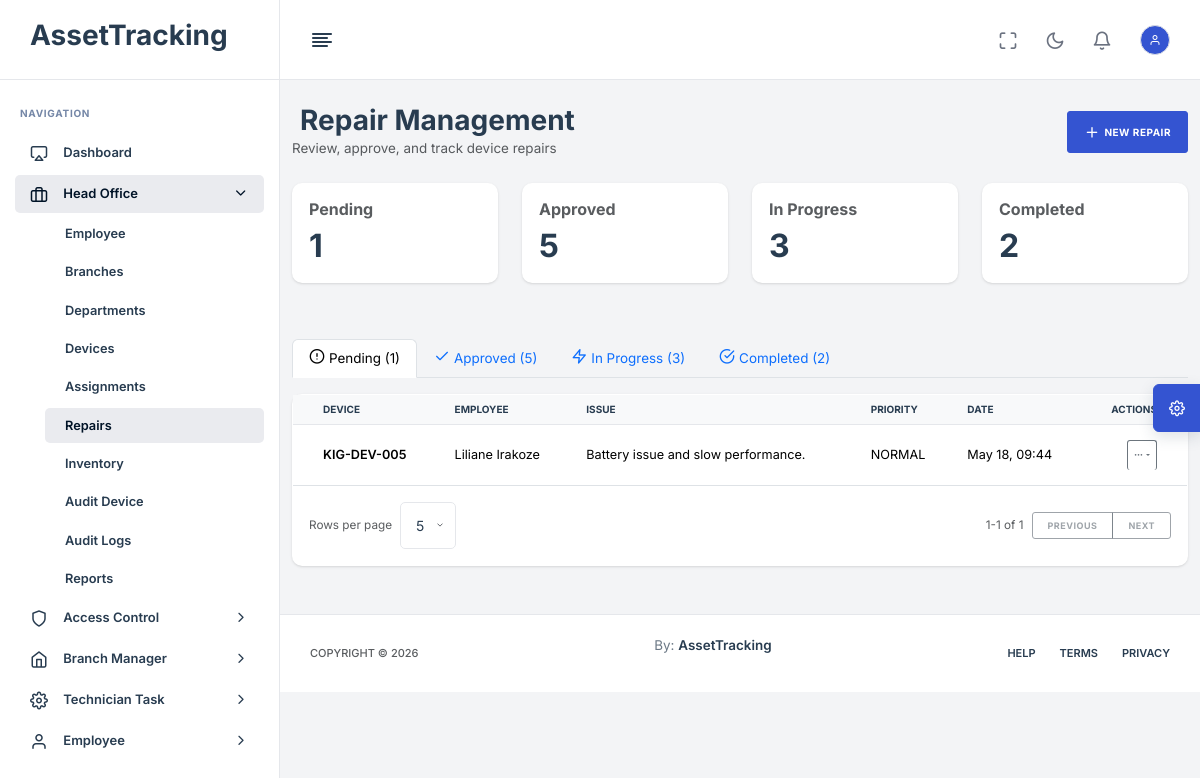
/head-office/repairs/ (signed in), run on the app's committed database.
### App/models.py (models this page shows, shortened)
class RepairRequest(models.Model):
    STATUS_CHOICES = [
        ('PENDING', 'Pending'),
        ('APPROVED', 'Approved'),
        ('REJECTED', 'Rejected'),
        ('IN_PROGRESS', 'In Progress'),
        ('COMPLETED', 'Completed'),
    ]
    device = models.ForeignKey(Device, on_delete=models.CASCADE)
    employee = models.ForeignKey(Employee, on_delete=models.CASCADE)
    issue_description = models.TextField()
    priority = models.CharField(max_length=20, default='NORMAL')
    status = models.CharField(max_length=20, choices=STATUS_CHOICES, default='PENDING')
    request_date = models.DateTimeField(auto_now_add=True)
    approved_by = models.ForeignKey(User, null=True, blank=True, on_delete=models.SET_NULL)

class SoftDeleteModel(models.Model):
    is_deleted = models.BooleanField(default=False)
    deleted_at = models.DateTimeField(null=True, blank=True)
    deleted_by = models.ForeignKey(
        settings.AUTH_USER_MODEL,
        null=True,
        blank=True,
        on_delete=models.SET_NULL,
        related_name="%(class)s_deleted_records",
    )
    deletion_reason = models.TextField(blank=True)
    class Meta:
        abstract = True

class Device(SoftDeleteModel):
    STATUS_CHOICES = [
        ('AVAILABLE', 'Available'),
        ('ASSIGNED', 'Assigned'),
        ('PENDING_RETURN', 'Pending Return'),
        ('IN_REPAIR', 'In Repair'),
        ('COMPLETED', 'Completed'),
        ('REPAIRED', 'Repaired'),
        ('MISSING', 'Missing'),
        ('RETIRED', 'Retired'),
        ('DECOMMISSIONED', 'Decommissioned'),
    ]
    LOCATION_CHOICES = [
        ('HEAD_OFFICE', 'Head Office'),
        ('BRANCH', 'Branch'),
        ('EMPLOYEE', 'Employee'),
        ('TECHNICIAN', 'Head Office / Technician'),
    ]
    device_type = models.CharField(max_length=50)
    brand = models.CharField(max_length=100)
    model = models.CharField(max_length=100)
    serial_number = models.CharField(max_length=100, unique=True)
    company_tag = models.CharField(max_length=100, unique=True)  # QR / Barcode
    purchase_date = models.DateField(null=True, blank=True)
    warranty_expiry = models.DateField(null=True, blank=True)
    status = models.CharField(max_length=20, choices=STATUS_CHOICES, default='AVAILABLE')
    assigned_employee = models.ForeignKey('Employee', null=True, blank=True, on_delete=models.SET_NULL)
    assigned_branch = models.ForeignKey('Branch', null=True, blank=True, on_delete=models.SET_NULL)
    location_type = models.CharField(max_length=20, choices=LOCATION_CHOICES, default='HEAD_OFFICE')
    current_location = models.CharField(max_length=255, default="Head Office")
    condition_notes = models.TextField(blank=True)
    registered_at = models.DateTimeField(auto_now_add=True)
    decommissioned_at = models.DateTimeField(null=True, blank=True)
    decommissioned_by = models.ForeignKey(
        settings.AUTH_USER_MODEL,
        null=True,
        blank=True,
        on_delete=models.SET_NULL,
        related_name="decommissioned_devices",
    )
    decommission_reason = models.CharField(max_length=255, blank=True)
    decommission_notes = models.TextField(blank=True)
    previous_status_before_decommission = models.CharField(max_length=20, blank=True)
    last_location_before_decommission = models.CharField(max_length=255, blank=True)

class Employee(SoftDeleteModel):
    STATUS_CHOICES = [
        ('ACTIVE', 'Active'),
        ('INACTIVE', 'Inactive'),
        ('EXITED', 'Exited'),
    ]
    user = models.OneToOneField(settings.AUTH_USER_MODEL, on_delete=models.CASCADE, null=True, blank=True)
    employee_id = models.CharField(max_length=100, unique=True, null=True, blank=True)
    full_name = models.CharField(max_length=255)
    position = models.CharField(max_length=255)
    branch = models.ForeignKey(Branch, on_delete=models.SET_NULL, null=True, related_name='employees')
    department = models.ForeignKey(Department, on_delete=models.SET_NULL, null=True, blank=True)
    status = models.CharField(max_length=10, choices=STATUS_CHOICES, default='ACTIVE')
    hire_date = models.DateField(null=True, blank=True)
    exit_date = models.DateField(null=True, blank=True)

### App/views.py (the view)
# urls.py: path("head-office/repairs/", head_office_repairs, name="head_office_repairs"),
@login_required
@permission_required("view_repairs")
def head_office_repairs(request):
    repairs = RepairRequest.objects.select_related(
        'device', 'employee', 'approved_by'
    ).all().order_by('-request_date')
    repairs = _attach_repair_activity(repairs)
    repairs_by_status = {
        'PENDING': [repair for repair in repairs if repair.status == 'PENDING'],
        'APPROVED': [repair for repair in repairs if repair.status == 'APPROVED'],
        'REJECTED': [repair for repair in repairs if repair.status == 'REJECTED'],
        'IN_PROGRESS': [repair for repair in repairs if repair.status == 'IN_PROGRESS'],
        'COMPLETED': [repair for repair in repairs if repair.status == 'COMPLETED'],
    }
    context = {
        'repairs': repairs,
        'repairs_by_status': repairs_by_status,
        'statuses': RepairRequest._meta.get_field('status').choices,
        'devices': Device.objects.select_related('assigned_employee').filter(is_deleted=False).exclude(assigned_employee__isnull=True).exclude(status="DECOMMISSIONED"),
        'employees': Employee.objects.filter(status='ACTIVE'),
        'technicians': User.objects.select_related('employee').filter(role='TECHNICIAN', is_active=True).order_by('employee__full_name', 'username'),
    }
    return render(request, "HeadOffice/RequestRepairs.html", context)

### App/access_control.py (called while the page is built, shortened)
def all_permission_codenames():
    return [codename for permissions in PERMISSION_DEFINITIONS.values() for codename, _ in permissions]

def user_has_permission(user, codename):
    if not user or not user.is_authenticated:
        return False
    if user.is_superuser or user.role == "HEAD_OFFICE":
        return True
    if getattr(user, "dynamic_role_id", None):
        return user.dynamic_role.permissions.filter(codename=codename).exists()
    role_permissions = DEFAULT_ROLE_PERMISSIONS.get(user.role, [])
    return role_permissions == "__all__" or codename in role_permissions

def get_user_permission_codenames(user):
    if not user or not user.is_authenticated:
        return []
    if user.is_superuser or user.role == "HEAD_OFFICE":
        return all_permission_codenames()

def build_accessible_menu(user):
    menu = []
    for group in MENU_DEFINITIONS:
        items = [
            {"label": label, "url_name": url_name, "permission": permission}
            for label, url_name, permission in group["items"]
            if user_has_permission(user, permission)
        ]
        if items:
            menu.append({"label": group["label"], "icon": group["icon"], "items": items})
    return menu

### App/context_processors.py (called while the page is built)
def access_control(request):
    user = getattr(request, "user", None)
    if not user or not user.is_authenticated:
        return {}
    return {
        "accessible_menu": build_accessible_menu(user),
        "user_permissions": get_user_permission_codenames(user),
    }

### App/models.py (called while the page is built)
    @property
    def effective_role_name(self):
        return self.dynamic_role.name if self.dynamic_role else self.get_role_display()

### templates/HeadOffice/RequestRepairs.html (shortened to what this page needs)
{% extends 'base.html' %}
{% load static %}
{% block content %}
<div class="container-fluid py-4">
    <div class="row mb-4">
        <div class="col-12">
            <div class="d-flex justify-content-between align-items-center">
                <div>
                    <h1 class="h3 mb-0">Repair Management</h1>
                    <p class="text-muted mb-0">Review, approve, and track device repairs</p>
                </div>
                <button class="btn btn-primary" data-bs-toggle="modal" data-bs-target="#repairModal" onclick="openCreateRepairModal()">
                    <i class="feather-plus me-1"></i>New Repair
                </button>
            </div>
        </div>
    </div>
    <div class="row mb-4">
        <div class="col-md-3 mb-2">
            <div class="card">
                <div class="card-body">
                    <h6 class="text-muted">Pending</h6>
                    <h2 class="mb-0">{{ repairs_by_status.PENDING|length }}</h2>
                </div>
            </div>
        </div>
        <div class="col-md-3 mb-2">
            <div class="card">
                <div class="card-body">
                    <h6 class="text-muted">Approved</h6>
                    <h2 class="mb-0">{{ repairs_by_status.APPROVED|length }}</h2>
                </div>
            </div>
        </div>
        <div class="col-md-3 mb-2">
            <div class="card">
                <div class="card-body">
                    <h6 class="text-muted">In Progress</h6>
                    <h2 class="mb-0">{{ repairs_by_status.IN_PROGRESS|length }}</h2>
                </div>
            </div>
        </div>
        <div class="col-md-3 mb-2">
            <div class="card">
                <div class="card-body">
                    <h6 class="text-muted">Completed</h6>
                    <h2 class="mb-0">{{ repairs_by_status.COMPLETED|length }}</h2>
                </div>
            </div>
        </div>
    </div>
    <ul class="nav nav-tabs mb-3" role="tablist">
        <li class="nav-item" role="presentation">
            <button class="nav-link active" id="pending-tab" data-bs-toggle="tab" data-bs-target="#pending" type="button">
                <i class="feather-alert-circle me-1"></i>Pending ({{ repairs_by_status.PENDING|length }})
            </button>
        </li>
        <li class="nav-item" role="presentation">
            <button class="nav-link" id="approved-tab" data-bs-toggle="tab" data-bs-target="#approved" type="button">
                <i class="feather-check me-1"></i>Approved ({{ repairs_by_status.APPROVED|length }})
            </button>
        </li>
        <li class="nav-item" role="presentation">
            <button class="nav-link" id="progress-tab" data-bs-toggle="tab" data-bs-target="#progress" type="button">
                <i class="feather-zap me-1"></i>In Progress ({{ repairs_by_status.IN_PROGRESS|length }})
            </button>
        </li>
        <li class="nav-item" role="presentation">
            <button class="nav-link" id="completed-tab" data-bs-toggle="tab" data-bs-target="#completed" type="button">
                <i class="feather-check-circle me-1"></i>Completed ({{ repairs_by_status.COMPLETED|length }})
            </button>
        </li>
    </ul>
    <div class="tab-content">
        <div class="tab-pane fade show active" id="pending" role="tabpanel">
            <div class="card">
                <div class="card-body p-0">
                    <div class="table-responsive">
                        <table class="table table-hover table-sm align-middle mb-0">
                            <thead class="table-light">
                                <tr>
                                    <th>Device</th>
                                    <th>Employee</th>
                                    <th>Issue</th>
                                    <th>Priority</th>
                                    <th>Date</th>
                                    <th class="text-end">Actions</th>
                                </tr>
                            </thead>
                            <tbody>
                                {% for repair in repairs_by_status.PENDING %}
                                <tr>
                                    <td><strong>{{ repair.device.company_tag }}</strong></td>
                                    <td>{{ repair.employee.full_name }}</td>
                                    <td>{{ repair.issue_description|truncatechars:50 }}</td>
                                    <td>
                                        <span>
                                            {{ repair.priority }}
                                        </span>
                                    </td>
                                    <td>{{ repair.request_date|date:"M d, H:i" }}</td>
                                    <td class="text-end">
                                        <div class="dropdown action-menu">
                                            <button class="btn btn-sm btn-outline-secondary action-menu-btn dropdown-toggle" type="button" data-bs-toggle="dropdown" aria-expanded="false" title="Actions">
                                                <i class="feather-more-horizontal"></i>
                                            </button>
                                        </div>
                                    </td>
                                </tr>
                                {% empty %}
                                <tr>
                                    <td colspan="6" class="text-center text-muted py-4">No pending repairs</td>
                                </tr>
                                {% endfor %}
                            </tbody>
                        </table>
                    </div>
                </div>
            </div>
        </div>
    </div>
</div>
{% endblock %}

### templates/base.html (style rules this page uses)
table.table { font-size: 0.792rem; line-height: 1.25; }
table.table tbody tr { border-top-width: 1px; }
.action-menu-btn { width: 30px; height: 30px; display: inline-flex; align-items: center; justify-content: center; padding: 0; }

### data on the page
RepairRequest: device.company_tag "KIG-DEV-005", employee.full_name "Liliane Irakoze", issue_description "Battery issue and slow performance.", priority "NORMAL", request_date "May 18, 09:44"

### other printed values
{{ menu_group.label }} "Head Office" "Access Control" "Branch Manager" "Technician Task" "Employee"
{{ menu_item.label }} "Employee" "Branches" "Departments" "Devices" "Assignments" "Repairs" "Inventory" "Audit Device" "Audit Logs" "Reports"
{{ repairs_by_status.PENDING|length }} "1"
{{ repairs_by_status.APPROVED|length }} "5"
{{ repairs_by_status.IN_PROGRESS|length }} "3"
{{ repairs_by_status.COMPLETED|length }} "2"
